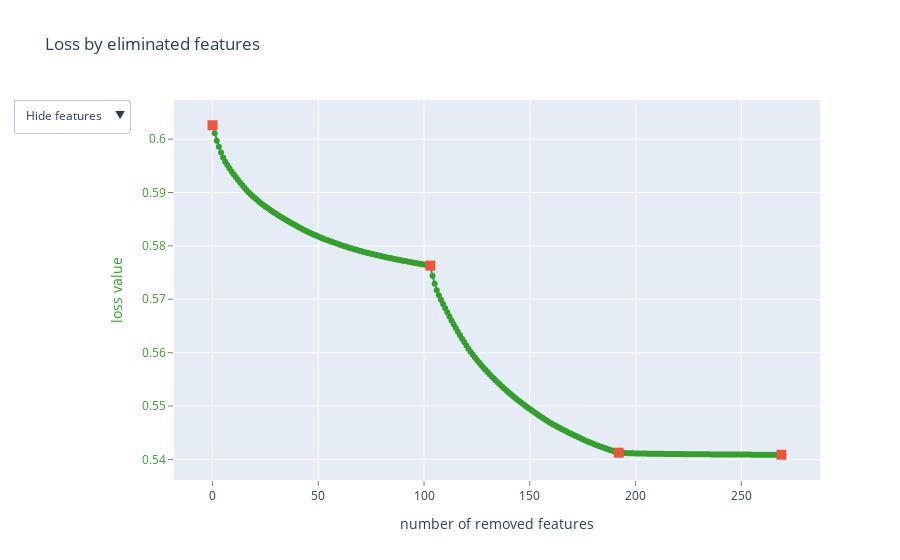
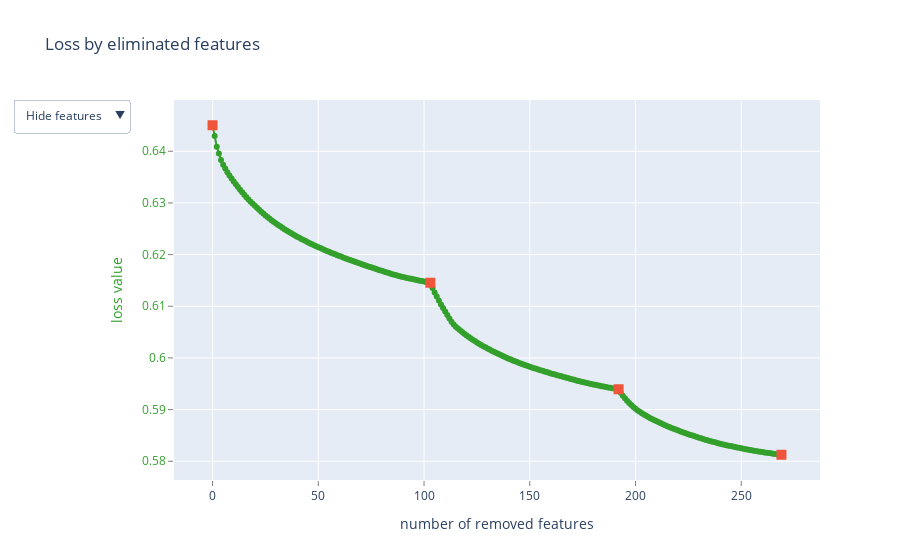
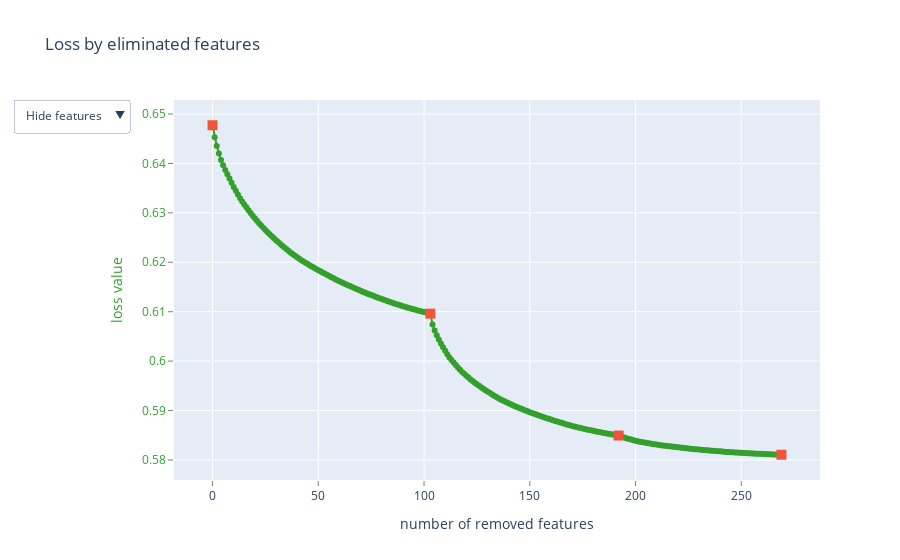
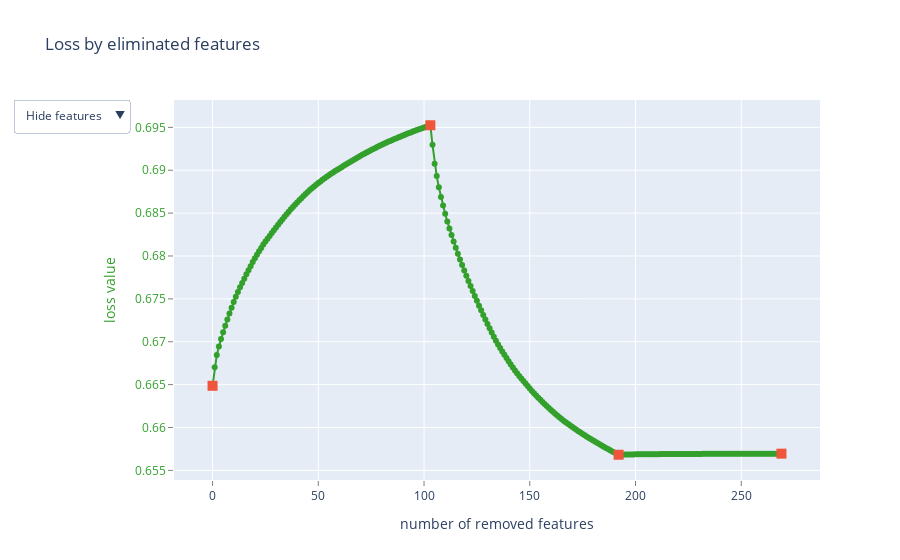

Notebook code cell kept with these figures, in order:
### Code cell
cv = StratifiedKFold(n_splits=cfg.N_SPLITS, random_state=cfg.RANDOM_STATE, shuffle=True)

test_pool = cb.Pool(
        data=test,
        text_features=cfg.TEXT_COLS,
        # cat_features=cfg.CAT_COLS
        )


metrics = defaultdict(list)
fold = 0
for train_idx, val_idx in tqdm(cv.split(X_train, y_train), total=cfg.N_SPLITS):

    train_pool = cb.Pool(
        data=X_train.iloc[train_idx], 
        label=y_train.iloc[train_idx],
        text_features=cfg.TEXT_COLS,
        # cat_features=cfg.CAT_COLS
        )

    val_pool = cb.Pool(
        data=X_train.iloc[val_idx], 
        label=y_train.iloc[val_idx],
        text_features=cfg.TEXT_COLS,
        # cat_features=cfg.CAT_COLS
        )
        
    for random_seed in tqdm(range(N_RANDOM_SEEDS), total=N_RANDOM_SEEDS):

        clf = cb.CatBoostClassifier(
            iterations=2000,
            silent=True,
            classes_count=len(CLASSES),
            text_processing=text_processing_options,
            random_seed=random_seed,
            early_stopping_rounds=150,
            # task_type="GPU",
            # devices='0:1',
        )

        # clf.fit(train_pool, eval_set=val_pool, plot=False)

        summary = clf.select_features(
            train_pool,
            eval_set=val_pool,
            features_for_select=X_train.columns.tolist(),     # we will select from all features
            num_features_to_select=500,  # we want to select exactly important features
            steps=3,                                     # more steps - more accurate selection
            # algorithm=algorithm,
            # shap_calc_type=EShapCalcType.Regular,            # can be Approximate, Regular and Exact
            train_final_model=True,                          # to train model with selected features
            logging_level='Silent',
            plot=True
        )
        
        model_name = f'{EXPERIMENT_NAME}_fold_{fold}_rs_{random_seed}.cbm'
        model_path = os.path.join(cfg.MODELS_PATH, EXPERIMENT_FAMILY_NAME, EXPERIMENT_NAME)
        check_path(model_path)
        clf.save_model(os.path.join(model_path, model_name))
        
        pred_proba_oof_val = clf.predict_proba(val_pool)[:, :len(CLASSES)]
        pred_proba_oof_train = clf.predict_proba(train_pool)[:, :len(CLASSES)]

        pred_proba_oof.iloc[val_idx, :] += pred_proba_oof_val
        pred_proba_test.iloc[:, :] += clf.predict_proba(test_pool)[:, :len(CLASSES)]

        y_train_oof = y_train.iloc[train_idx]
        y_val_oof = y_train.iloc[val_idx]

        train_auc = roc_auc_score(y_train_oof, pred_proba_oof_train , multi_class='ovo', labels=CLASSES)
        val_auc = roc_auc_score(y_val_oof, pred_proba_oof_val , multi_class='ovo', labels=CLASSES)
        metrics['train_auc'].append(train_auc)
        metrics['val_auc'].append(val_auc)
        print('train auc', train_auc, 'val auc', val_auc)

        leak_test_auc_score = roc_auc_score(leak_test.loc[leak_mask], pred_proba_test.loc[leak_mask] / (fold + 1), multi_class='ovo', labels=CLASSES)
        metrics['leak_test_auc_score'].append(leak_test_auc_score)
        print('leak_test_auc_score', leak_test_auc_score)

        
        del clf; gc.collect()
    del train_pool,val_pool; gc.collect() 
        
    fold += 1
pred_proba_oof /= N_RANDOM_SEEDS
pred_proba_test /= (cfg.N_SPLITS * N_RANDOM_SEEDS)

### Figure 1 — Plotly figure (JSON) as saved in the notebook; plotly's stock layout.template omitted (floating-point values rounded to 4 significant figures; data arrays with more than 128 entries replaced by an {"elided": "..."} marker saying what was removed)
{"data": [{"line": {"color": "rgb(51,160,44)"}, "mode": "lines+markers", "name": "", "text": {"elided": "270 str values"}, "type": "scatter", "x": {"elided": "270 int values"}, "y": {"elided": "270 float values"}}, {"marker": {"size": 10, "symbol": "square"}, "mode": "markers", "name": "", "text": ["", "smaller_LaBSE_15lang_350", "smaller_LaBSE_15lang_604", "smaller_LaBSE_15lang_594"], "type": "scatter", "x": [0, 103, 192, 269], "y": [0.6026, 0.5763, 0.5413, 0.5409]}, {"mode": "text", "name": "", "text": {"elided": "270 str values"}, "textfont": {"color": "rgb(51,160,44)", "family": "sans serif", "size": 18}, "textposition": "bottom center", "type": "scatter", "visible": false, "x": {"elided": "270 int values"}, "y": {"elided": "270 float values"}}, {"mode": "text", "name": "", "text": {"elided": "270 str values"}, "textfont": {"color": "rgb(51,160,44)", "family": "sans serif", "size": 18}, "textposition": "bottom center", "type": "scatter", "visible": false, "x": {"elided": "270 int values"}, "y": {"elided": "270 float values"}}], "layout": {"showlegend": false, "title": {"text": "Loss by eliminated features"}, "updatemenus": [{"active": 0, "buttons": [{"args": [{"visible": [true, true, false, false]}], "label": "Hide features", "method": "update"}, {"args": [{"visible": [true, true, true, false]}], "label": "Show indices", "method": "update"}, {"args": [{"visible": [true, true, false, true]}], "label": "Show names", "method": "update"}], "pad": {"r": 10, "t": 10}, "showactive": true, "x": -0.25, "xanchor": "left", "y": 1.03, "yanchor": "top"}], "xaxis": {"gridcolor": "rgb(255,255,255)", "showgrid": true, "showline": false, "showticklabels": true, "tickcolor": "rgb(127,127,127)", "ticks": "outside", "title": {"text": "number of removed features"}, "zeroline": false}, "yaxis": {"gridcolor": "rgb(255,255,255)", "showgrid": true, "showline": false, "showticklabels": true, "tickcolor": "rgb(127,127,127)", "tickfont": {"color": "rgb(51,160,44)"}, "ticks": "outside", "title": {"font": {"color": "rgb(51,160,44)"}, "text": "loss value"}, "zeroline": false}}}

### Figure 2 — Plotly figure (JSON) as saved in the notebook; plotly's stock layout.template omitted (floating-point values rounded to 4 significant figures; data arrays with more than 128 entries replaced by an {"elided": "..."} marker saying what was removed)
{"data": [{"line": {"color": "rgb(51,160,44)"}, "mode": "lines+markers", "name": "", "text": {"elided": "270 str values"}, "type": "scatter", "x": {"elided": "270 int values"}, "y": {"elided": "270 float values"}}, {"marker": {"size": 10, "symbol": "square"}, "mode": "markers", "name": "", "text": ["", "smaller_LaBSE_15lang_688", "smaller_LaBSE_15lang_7", "smaller_LaBSE_15lang_663"], "type": "scatter", "x": [0, 103, 192, 269], "y": [0.645, 0.6145, 0.5939, 0.5813]}, {"mode": "text", "name": "", "text": {"elided": "270 str values"}, "textfont": {"color": "rgb(51,160,44)", "family": "sans serif", "size": 18}, "textposition": "bottom center", "type": "scatter", "visible": false, "x": {"elided": "270 int values"}, "y": {"elided": "270 float values"}}, {"mode": "text", "name": "", "text": {"elided": "270 str values"}, "textfont": {"color": "rgb(51,160,44)", "family": "sans serif", "size": 18}, "textposition": "bottom center", "type": "scatter", "visible": false, "x": {"elided": "270 int values"}, "y": {"elided": "270 float values"}}], "layout": {"showlegend": false, "title": {"text": "Loss by eliminated features"}, "updatemenus": [{"active": 0, "buttons": [{"args": [{"visible": [true, true, false, false]}], "label": "Hide features", "method": "update"}, {"args": [{"visible": [true, true, true, false]}], "label": "Show indices", "method": "update"}, {"args": [{"visible": [true, true, false, true]}], "label": "Show names", "method": "update"}], "pad": {"r": 10, "t": 10}, "showactive": true, "x": -0.25, "xanchor": "left", "y": 1.03, "yanchor": "top"}], "xaxis": {"gridcolor": "rgb(255,255,255)", "showgrid": true, "showline": false, "showticklabels": true, "tickcolor": "rgb(127,127,127)", "ticks": "outside", "title": {"text": "number of removed features"}, "zeroline": false}, "yaxis": {"gridcolor": "rgb(255,255,255)", "showgrid": true, "showline": false, "showticklabels": true, "tickcolor": "rgb(127,127,127)", "tickfont": {"color": "rgb(51,160,44)"}, "ticks": "outside", "title": {"font": {"color": "rgb(51,160,44)"}, "text": "loss value"}, "zeroline": false}}}

### Figure 3 — Plotly figure (JSON) as saved in the notebook; plotly's stock layout.template omitted (floating-point values rounded to 4 significant figures; data arrays with more than 128 entries replaced by an {"elided": "..."} marker saying what was removed)
{"data": [{"line": {"color": "rgb(51,160,44)"}, "mode": "lines+markers", "name": "", "text": {"elided": "270 str values"}, "type": "scatter", "x": {"elided": "270 int values"}, "y": {"elided": "270 float values"}}, {"marker": {"size": 10, "symbol": "square"}, "mode": "markers", "name": "", "text": ["", "smaller_LaBSE_15lang_546", "smaller_LaBSE_15lang_694", "smaller_LaBSE_15lang_160"], "type": "scatter", "x": [0, 103, 192, 269], "y": [0.6477, 0.6096, 0.585, 0.5811]}, {"mode": "text", "name": "", "text": {"elided": "270 str values"}, "textfont": {"color": "rgb(51,160,44)", "family": "sans serif", "size": 18}, "textposition": "bottom center", "type": "scatter", "visible": false, "x": {"elided": "270 int values"}, "y": {"elided": "270 float values"}}, {"mode": "text", "name": "", "text": {"elided": "270 str values"}, "textfont": {"color": "rgb(51,160,44)", "family": "sans serif", "size": 18}, "textposition": "bottom center", "type": "scatter", "visible": false, "x": {"elided": "270 int values"}, "y": {"elided": "270 float values"}}], "layout": {"showlegend": false, "title": {"text": "Loss by eliminated features"}, "updatemenus": [{"active": 0, "buttons": [{"args": [{"visible": [true, true, false, false]}], "label": "Hide features", "method": "update"}, {"args": [{"visible": [true, true, true, false]}], "label": "Show indices", "method": "update"}, {"args": [{"visible": [true, true, false, true]}], "label": "Show names", "method": "update"}], "pad": {"r": 10, "t": 10}, "showactive": true, "x": -0.25, "xanchor": "left", "y": 1.03, "yanchor": "top"}], "xaxis": {"gridcolor": "rgb(255,255,255)", "showgrid": true, "showline": false, "showticklabels": true, "tickcolor": "rgb(127,127,127)", "ticks": "outside", "title": {"text": "number of removed features"}, "zeroline": false}, "yaxis": {"gridcolor": "rgb(255,255,255)", "showgrid": true, "showline": false, "showticklabels": true, "tickcolor": "rgb(127,127,127)", "tickfont": {"color": "rgb(51,160,44)"}, "ticks": "outside", "title": {"font": {"color": "rgb(51,160,44)"}, "text": "loss value"}, "zeroline": false}}}

### Figure 4 — Plotly figure (JSON) as saved in the notebook; plotly's stock layout.template omitted (floating-point values rounded to 4 significant figures; data arrays with more than 128 entries replaced by an {"elided": "..."} marker saying what was removed)
{"data": [{"line": {"color": "rgb(51,160,44)"}, "mode": "lines+markers", "name": "", "text": {"elided": "270 str values"}, "type": "scatter", "x": {"elided": "270 int values"}, "y": {"elided": "270 float values"}}, {"marker": {"size": 10, "symbol": "square"}, "mode": "markers", "name": "", "text": ["", "smaller_LaBSE_15lang_186", "smaller_LaBSE_15lang_464", "smaller_LaBSE_15lang_605"], "type": "scatter", "x": [0, 103, 192, 269], "y": [0.6649, 0.6952, 0.6568, 0.657]}, {"mode": "text", "name": "", "text": {"elided": "270 str values"}, "textfont": {"color": "rgb(51,160,44)", "family": "sans serif", "size": 18}, "textposition": "bottom center", "type": "scatter", "visible": false, "x": {"elided": "270 int values"}, "y": {"elided": "270 float values"}}, {"mode": "text", "name": "", "text": {"elided": "270 str values"}, "textfont": {"color": "rgb(51,160,44)", "family": "sans serif", "size": 18}, "textposition": "bottom center", "type": "scatter", "visible": false, "x": {"elided": "270 int values"}, "y": {"elided": "270 float values"}}], "layout": {"showlegend": false, "title": {"text": "Loss by eliminated features"}, "updatemenus": [{"active": 0, "buttons": [{"args": [{"visible": [true, true, false, false]}], "label": "Hide features", "method": "update"}, {"args": [{"visible": [true, true, true, false]}], "label": "Show indices", "method": "update"}, {"args": [{"visible": [true, true, false, true]}], "label": "Show names", "method": "update"}], "pad": {"r": 10, "t": 10}, "showactive": true, "x": -0.25, "xanchor": "left", "y": 1.03, "yanchor": "top"}], "xaxis": {"gridcolor": "rgb(255,255,255)", "showgrid": true, "showline": false, "showticklabels": true, "tickcolor": "rgb(127,127,127)", "ticks": "outside", "title": {"text": "number of removed features"}, "zeroline": false}, "yaxis": {"gridcolor": "rgb(255,255,255)", "showgrid": true, "showline": false, "showticklabels": true, "tickcolor": "rgb(127,127,127)", "tickfont": {"color": "rgb(51,160,44)"}, "ticks": "outside", "title": {"font": {"color": "rgb(51,160,44)"}, "text": "loss value"}, "zeroline": false}}}
